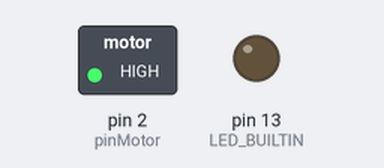
Simulated run of this sketch. Board: Arduino Uno, built with avr-gcc and run on an emulated ATmega328P. On the bench: switched loads named in the sketch (green lamp = pin HIGH), output pins drawn as LEDs (lit = HIGH).

Above: at 2.5 s.
At 7.5 s:
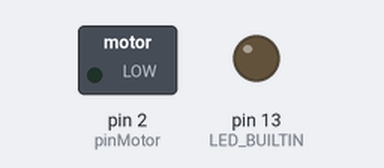
Timing chart, 0 to 13.0 s (numbered marks = the images above):
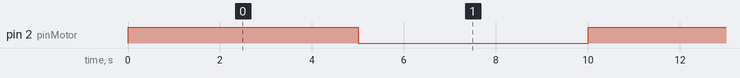

Measured:
- by itself, pin 2 (pinMotor): alternates HIGH for 5.0 s and LOW for 5.0 s

The sketch:

ligaMotorTCC.ino
```cpp
const int pinMotor = 2;
const int pinPasso = 3;

void setup() {
  // put your setup code here, to run once:
  pinMode(pinMotor,OUTPUT);
  pinMode(LED_BUILTIN, OUTPUT);
}

void loop() {
  // put your main code here, to run repeatedly:
  digitalWrite(pinMotor,HIGH);
  digitalWrite(LED_BUILTIN, HIGH);
  for(int i=0; i<=10; i++){
    digitalWrite(pinPasso,HIGH);
  }
  digitalWrite(LED_BUILTIN, LOW);
  delay(5000);
  digitalWrite(pinPasso,LOW);

  digitalWrite(LED_BUILTIN, HIGH);
  digitalWrite(pinMotor, LOW);
  for(int i=0; i<=10; i++){
    digitalWrite(pinPasso,HIGH);
  }
  digitalWrite(LED_BUILTIN, LOW);
  delay(5000);
  digitalWrite(pinPasso,LOW);
}
```
